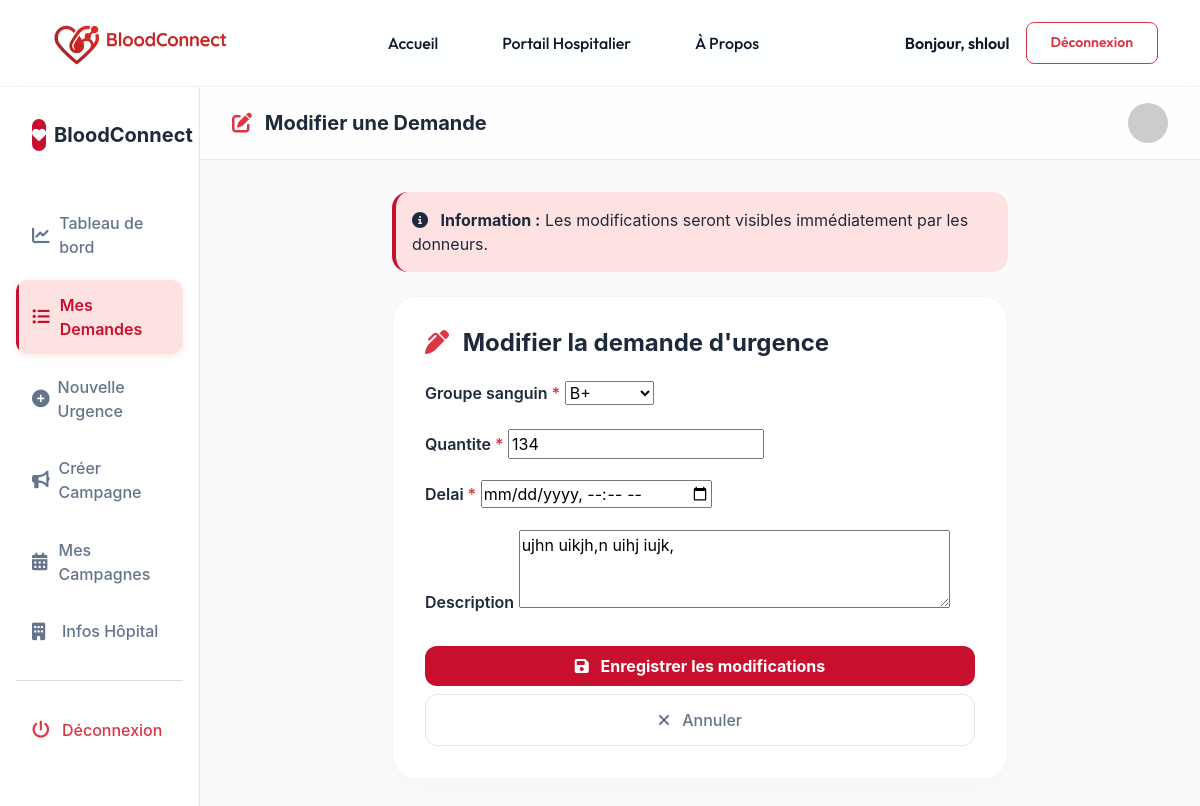
The page /demandes/1/modifier/ (signed in) on the database its author committed.
### comptes/models.py (models this page shows, shortened)
class User(AbstractUser):
    ROLE_CHOICES = (
        ('donneur', 'Donneur'),
        ('hopital', 'Hopital'),
        ('admin', 'Admin'),
    )
    role = models.CharField(max_length=20, choices=ROLE_CHOICES, default='donneur')

### demandes/models.py (models this page shows, shortened)
class DemandeUrgente(models.Model):
    hopital = models.ForeignKey('comptes.Hopital', on_delete=models.CASCADE, related_name='demandes')
    groupe_sanguin = models.CharField(max_length=3, choices=GROUPE_SANGUIN_CHOICES)
    quantite = models.PositiveIntegerField()
    delai = models.DateTimeField()
    statut = models.CharField(max_length=20, choices=STATUT_DEMANDE_CHOICES, default='active')
    description = models.TextField(blank=True)

### demandes/views.py (the view)
# urls.py: path('<int:pk>/modifier/', views.DemandeUpdateView.as_view(), name='modifier_demande'),
class DemandeUpdateView(LoginRequiredMixin, HospitalRoleMixin, UpdateView):
    model = DemandeUrgente
    form_class = DemandeUrgenteForm
    template_name = 'demandes/modifier_demande.html'
    success_url = reverse_lazy('historique_demandes')

### demandes/forms.py
class DemandeUrgenteForm(forms.ModelForm):
    class Meta:
        model = DemandeUrgente
        fields = ['groupe_sanguin', 'quantite', 'delai', 'description']
        widgets = {
            'delai': forms.DateTimeInput(attrs={'type': 'datetime-local'}),
            'description': forms.Textarea(attrs={'rows': 3}),
        }

### demandes/views.py (called while the page is built)
    def test_func(self):
        if not (self.request.user.is_authenticated and self.request.user.role == 'hopital'):
            return False
        hopital = getattr(self.request.user, 'hopital', None)
        if hopital and not hopital.valide:
            messages.warning(self.request, "Votre compte hôpital doit être validé par un administrateur avant de pouvoir publier des demandes.")
            return False
        return True

### demandes/templates/demandes/modifier_demande.html (shortened to what this page needs)
{% load static %}
<!DOCTYPE html>
<html lang="fr">
<head>
    <link href="https://cdn.jsdelivr.net/npm/bootstrap@5.3.2/dist/css/bootstrap.min.css" rel="stylesheet">
    <link rel="stylesheet" href="https://cdnjs.cloudflare.com/ajax/libs/font-awesome/6.4.2/css/all.min.css">
</head>
<body>
    {% include 'header.html' %}
    <div class="container-fluid">
        <div class="row">
            <div class="col-lg-2 sidebar d-none d-lg-block">
                <div class="d-flex align-items-center gap-2 mb-5 px-3">
                    <div style="width: 32px; height: 32px; background: var(--primary); border-radius: 8px; display: flex; align-items: center; justify-content: center;">
                        <i class="fas fa-heart text-white small"></i>
                    </div>
                    <span class="fw-bold fs-5">BloodConnect</span>
                </div>
                <nav class="nav flex-column gap-2">
                    <a href="{% url 'dashboard_hopital' %}" class="nav-link">
                        <i class="fas fa-chart-line me-2"></i> Tableau de bord
                    </a>
                    <a href="{% url 'historique_demandes' %}" class="nav-link active">
                        <i class="fas fa-list-ul me-2"></i> Mes Demandes
                    </a>
                    <a href="{% url 'ajouter_demande' %}" class="nav-link">
                        <i class="fas fa-plus-circle me-2"></i> Nouvelle Urgence
                    </a>
                    <a href="{% url 'creer_campagne' %}" class="nav-link">
                        <i class="fas fa-bullhorn me-2"></i> Créer Campagne
                    </a>
                    <a href="{% url 'mes_campagnes' %}" class="nav-link">
                        <i class="fas fa-calendar-alt me-2"></i> Mes Campagnes
                    </a>
                    <a href="{% url 'profile_update' %}" class="nav-link">
                        <i class="fas fa-building me-2"></i> Infos Hôpital
                    </a>
                    <hr class="my-3 border-secondary opacity-25">
                    <a href="{% url 'logout' %}" class="nav-link text-danger">
                        <i class="fas fa-power-off me-2"></i> Déconnexion
                    </a>
                </nav>
            </div>
            <div class="col-lg-10 p-0">
                <div class="glass-header d-flex justify-content-between align-items-center">
                    <h5 class="fw-bold m-0">
                        <i class="fas fa-edit text-danger me-2"></i>
                        Modifier une Demande
                    </h5>
                    <div class="d-flex align-items-center gap-3">
                        <img src="https://ui-avatars.com/api/?name={{ request.user.username }}&background=DC2626&color=fff" class="rounded-circle" width="40" alt="Avatar">
                    </div>
                </div>
                <div class="dashboard-content">
                    <div class="row justify-content-center">
                        <div class="col-md-8">
                            <div class="alert-custom">
                                <i class="fas fa-info-circle me-2"></i>
                                <strong>Information :</strong> Les modifications seront visibles immédiatement par les donneurs.
                            </div>
                            <div class="card-custom">
                                <h4 class="fw-bold mb-4">
                                    <i class="fas fa-pen-alt text-danger me-2"></i>
                                    Modifier la demande d'urgence
                                </h4>
                                <form method="post">
                                    {% for field in form %}
                                    <div class="mb-3">
                                        <label class="form-label" for="{{ field.id_for_label }}">
                                            {{ field.label }}
                                            {% if field.field.required %}
                                                <span class="text-danger">*</span>
                                            {% endif %}
                                        </label>
                                        {{ field }}
                                    </div>
                                    {% endfor %}
                                    <div class="d-grid gap-2 mt-4">
                                        <button type="submit" class="btn btn-danger py-2 fw-bold">
                                            <i class="fas fa-save me-2"></i> Enregistrer les modifications
                                        </button>
                                        <a href="{% url 'historique_demandes' %}" class="btn btn-outline-secondary text-center">
                                            <i class="fas fa-times me-2"></i> Annuler
                                        </a>
                                    </div>
                                </form>
                            </div>
                        </div>
                    </div>
                </div>
            </div>
        </div>
    </div>
</body>
</html>

### templates/header.html (shortened to what this page needs)
{% load static %}
<header class="header">
    <nav class="container d-flex align-items-center justify-content-between">
        <div class="logo d-flex align-items-center gap-2">
            <a href="{% url 'accueil' %}">
                <img src="{% static 'images/BloodConnect.png' %}" alt="Logo" width="200" height="60" style="object-fit: contain;">
            </a>
        </div>
        <div class="d-none d-lg-flex align-items-center">
            <a href="{% url 'accueil' %}" class="nav-link">Accueil</a>
            {% if user.is_authenticated %}
                {% if user.is_superuser or user.role == 'admin' %}
                    <a href="{% url 'admin_dashboard' %}" class="nav-link">Tableau de Bord Admin</a>
                {% elif user.role == 'hopital' %}
                    <a href="{% url 'dashboard_hopital' %}" class="nav-link">Portail Hospitalier</a>
                {% elif user.role == 'donneur' %}
                    <a href="{% url 'dashboard_donneur' %}" class="nav-link">Mon Portail Donneur</a>
                {% endif %}
            {% endif %}
            <a href="{% url 'about' %}" class="nav-link">À Propos</a>
        </div>
        <div class="d-flex align-items-center gap-3">
            {% if user.is_authenticated %}
                <span class="navbar-text d-none d-md-inline-block">Bonjour, {{ user.username }}</span>
                <a href="{% url 'logout' %}" class="btn btn-outline-danger btn-sm">Déconnexion</a>
            {% else %}
                <a href="{% url 'login' %}" class="btn btn-primary-red">Connexion</a>
                <a href="{% url 'register' %}" class="btn btn-outline-dark px-3 py-2 rounded-3 fw-bold" style="text-decoration: none;">Inscription</a>
            {% endif %}
        </div>
    </nav>
</header>

### demandes/templates/demandes/modifier_demande.html (style rules this page uses)
:root { --primary: #C8102E; --secondary: #FEE2E2; --dark: #1E293B; --accent: #FCA5A5; }
body { background: #F8FAFC; font-family: 'Inter', system-ui, sans-serif; color: var(--dark); }
.sidebar { background: white; border-right: 1px solid #E2E8F0; min-height: 100vh; padding: 2rem 1rem; }
.nav-link { color: #64748B; border-radius: 12px; padding: 0.8rem 1rem; transition: all 0.3s ease; font-weight: 500; display: flex; align-items: center; text-decoration: none; position: relative; overflow: hidden; }
.nav-link i { width: 22px; font-size: 1.1rem; transition: all 0.3s ease; margin-right: 0.8rem; }
.nav-link.active { background: var(--secondary); color: var(--primary); font-weight: 600; box-shadow: 0 2px 8px rgba(220, 38, 38, 0.1); }
.nav-link.active i { color: var(--primary); }
hr { margin: 0.5rem 0; border-color: #E2E8F0; }
.nav-link::before { content: ''; position: absolute; left: 0; top: 0; height: 100%; width: 3px; background: var(--primary); border-radius: 0 3px 3px 0; transform: scaleY(0); transition: transform 0.3s ease; }
.nav-link:hover::before, .nav-link.active::before { transform: scaleY(1); }
.dashboard-content { padding: 2rem; }
.glass-header { background: rgba(255, 255, 255, 0.8); backdrop-filter: blur(10px); position: sticky; top: 0; z-index: 100; border-bottom: 1px solid #E2E8F0; padding: 1rem 2rem; }
.card-custom { background: white; border-radius: 24px; padding: 2rem; box-shadow: 0 10px 30px rgba(0,0,0,0.02); border: 1px solid #F1F5F9; transition: 0.3s; }
.form-label { font-weight: 600; color: var(--dark); margin-bottom: 0.5rem; }
.btn-danger { background: var(--primary); border: none; border-radius: 12px; padding: 0.8rem; font-weight: 600; transition: 0.3s; }
.btn-outline-secondary { border-radius: 12px; border: 1px solid #E2E8F0; color: #64748B; padding: 0.8rem; font-weight: 500; transition: 0.3s; }
.alert-custom { background: #FEE2E2; border-left: 4px solid var(--primary); border-radius: 16px; padding: 1rem; margin-bottom: 1.5rem; }

### templates/header.html (style rules this page uses)
:root { --primary-red: #C8102E; --dark-blue: #0F172A; --text-muted: #64748B; --transition: all 0.3s cubic-bezier(0.4, 0, 0.2, 1); }
.header { background: rgba(255, 255, 255, 0.85) !important; backdrop-filter: blur(12px); -webkit-backdrop-filter: blur(12px); border-bottom: 1px solid rgba(0,0,0,0.05); padding: 0.8rem 0; position: sticky; top: 0; z-index: 1000; font-family: 'Outfit', sans-serif; }
.header .nav-link { font-weight: 500; color: var(--dark-blue) !important; margin: 0 1rem; transition: var(--transition); position: relative; text-decoration: none; }
.header .btn-outline-danger { border-radius: 8px; padding: 0.6rem 1.5rem; font-weight: 600; }
.header .navbar-text { color: var(--dark-blue); font-weight: 600; }

### rows shown on the page
User: username "shloul"
DemandeUrgente: form "B+" "134" "ujhn uikjh,n uihj iujk,"

### other values the page prints
{{ field.label }} "Groupe sanguin" "Quantite" "Delai" "Description"
